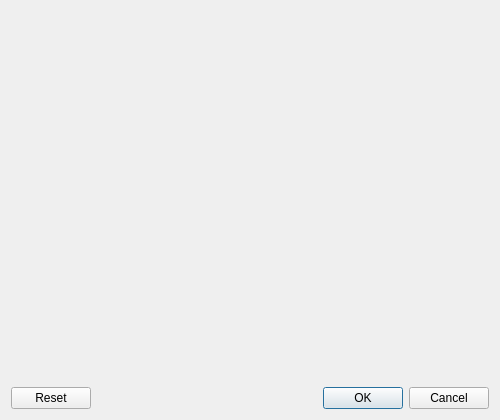
<?xml version="1.0" encoding="UTF-8"?>
<ui version="4.0">
 <class>ShapefileFileFormatConfiguration</class>
 <widget class="QDialog" name="ShapefileFileFormatConfiguration">
  <property name="windowModality">
   <enum>Qt::WindowModal</enum>
  </property>
  <property name="geometry">
   <rect>
    <x>0</x>
    <y>0</y>
    <width>500</width>
    <height>420</height>
   </rect>
  </property>
  <property name="windowTitle">
   <string>Edit Shapefile Configuration</string>
  </property>
  <property name="windowIcon">
   <iconset resource="../qt-resources/qt_widgets.qrc">
    <normaloff>:/gnome_document_properties_22.png</normaloff>:/gnome_document_properties_22.png</iconset>
  </property>
  <layout class="QVBoxLayout" name="verticalLayout">
   <item>
    <widget class="QWidget" name="widget_shapefile_dateline_wrap" native="true"/>
   </item>
   <item>
    <widget class="QWidget" name="widget_shapefile_attribute" native="true"/>
   </item>
   <item>
    <spacer name="verticalSpacer">
     <property name="orientation">
      <enum>Qt::Vertical</enum>
     </property>
     <property name="sizeHint" stdset="0">
      <size>
       <width>20</width>
       <height>40</height>
      </size>
     </property>
    </spacer>
   </item>
   <item>
    <widget class="QDialogButtonBox" name="main_buttonbox">
     <property name="standardButtons">
      <set>QDialogButtonBox::Cancel|QDialogButtonBox::Ok|QDialogButtonBox::Reset</set>
     </property>
    </widget>
   </item>
  </layout>
 </widget>
 <resources>
  <include location="../qt-resources/qt_widgets.qrc"/>
  <include location="../qt-resources/qt_widgets.qrc"/>
 </resources>
 <connections/>
</ui>
